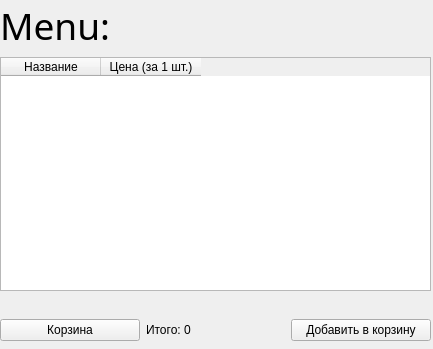
<?xml version="1.0" encoding="UTF-8"?>
<ui version="4.0">
 <class>Form</class>
 <widget class="QWidget" name="Form">
  <property name="geometry">
   <rect>
    <x>0</x>
    <y>0</y>
    <width>433</width>
    <height>349</height>
   </rect>
  </property>
  <property name="windowTitle">
   <string>Я.Пицца</string>
  </property>
  <widget class="QWidget" name="horizontalLayoutWidget">
   <property name="geometry">
    <rect>
     <x>0</x>
     <y>290</y>
     <width>431</width>
     <height>80</height>
    </rect>
   </property>
   <layout class="QHBoxLayout" name="horizontalLayout">
    <item>
     <widget class="QPushButton" name="basketbtn">
      <property name="text">
       <string>Корзина</string>
      </property>
     </widget>
    </item>
    <item>
     <widget class="QLabel" name="totalpr">
      <property name="text">
       <string>Итого: 0</string>
      </property>
     </widget>
    </item>
    <item>
     <widget class="QPushButton" name="addbtn">
      <property name="text">
       <string>Добавить в корзину</string>
      </property>
     </widget>
    </item>
   </layout>
  </widget>
  <widget class="QWidget" name="verticalLayoutWidget">
   <property name="geometry">
    <rect>
     <x>0</x>
     <y>0</y>
     <width>431</width>
     <height>291</height>
    </rect>
   </property>
   <layout class="QVBoxLayout" name="verticalLayout">
    <item>
     <widget class="QLabel" name="label">
      <property name="font">
       <font>
        <family>Freestyle Script</family>
        <pointsize>28</pointsize>
       </font>
      </property>
      <property name="text">
       <string>Menu:</string>
      </property>
     </widget>
    </item>
    <item>
     <widget class="QTableWidget" name="menu">
      <property name="editTriggers">
       <set>QAbstractItemView::NoEditTriggers</set>
      </property>
      <property name="selectionMode">
       <enum>QAbstractItemView::SingleSelection</enum>
      </property>
      <column>
       <property name="text">
        <string>Название</string>
       </property>
      </column>
      <column>
       <property name="text">
        <string>Цена (за 1 шт.)</string>
       </property>
      </column>
     </widget>
    </item>
   </layout>
  </widget>
 </widget>
 <resources/>
 <connections/>
</ui>
